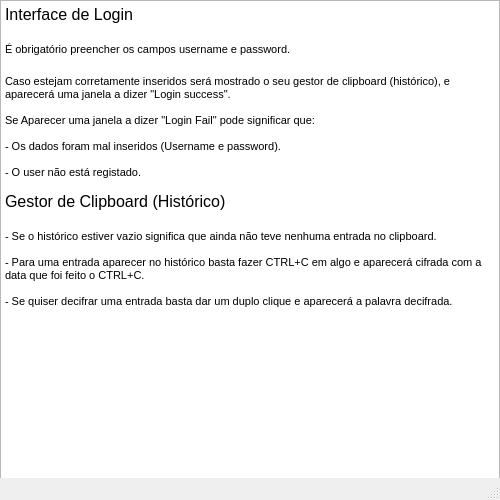
<?xml version="1.0" encoding="UTF-8"?>
<ui version="4.0">
 <class>MainWindow</class>
 <widget class="QMainWindow" name="MainWindow">
  <property name="geometry">
   <rect>
    <x>0</x>
    <y>0</y>
    <width>500</width>
    <height>500</height>
   </rect>
  </property>
  <property name="windowTitle">
   <string>MainWindow</string>
  </property>
  <widget class="QWidget" name="centralwidget">
   <widget class="QTextBrowser" name="textBrowser">
    <property name="geometry">
     <rect>
      <x>0</x>
      <y>0</y>
      <width>500</width>
      <height>500</height>
     </rect>
    </property>
    <property name="html">
     <string>&lt;!DOCTYPE HTML PUBLIC &quot;-//W3C//DTD HTML 4.0//EN&quot; &quot;http://www.w3.org/TR/REC-html40/strict.dtd&quot;&gt;
&lt;html&gt;&lt;head&gt;&lt;meta name=&quot;qrichtext&quot; content=&quot;1&quot; /&gt;&lt;style type=&quot;text/css&quot;&gt;
p, li { white-space: pre-wrap; }
&lt;/style&gt;&lt;/head&gt;&lt;body style=&quot; font-family:'MS Shell Dlg 2'; font-size:8.25pt; font-weight:400; font-style:normal;&quot;&gt;
&lt;p style=&quot; margin-top:0px; margin-bottom:0px; margin-left:0px; margin-right:0px; -qt-block-indent:0; text-indent:0px;&quot;&gt;&lt;span style=&quot; font-size:12pt;&quot;&gt;Interface de Login&lt;/span&gt;&lt;/p&gt;
&lt;p style=&quot;-qt-paragraph-type:empty; margin-top:0px; margin-bottom:0px; margin-left:0px; margin-right:0px; -qt-block-indent:0; text-indent:0px; font-size:12pt;&quot;&gt;&lt;br /&gt;&lt;/p&gt;
&lt;p style=&quot; margin-top:0px; margin-bottom:0px; margin-left:0px; margin-right:0px; -qt-block-indent:0; text-indent:0px;&quot;&gt;&lt;span style=&quot; font-size:8pt;&quot;&gt;É obrigatório preencher os campos username e password.&lt;/span&gt;&lt;/p&gt;
&lt;p style=&quot;-qt-paragraph-type:empty; margin-top:0px; margin-bottom:0px; margin-left:0px; margin-right:0px; -qt-block-indent:0; text-indent:0px; font-size:12pt;&quot;&gt;&lt;br /&gt;&lt;/p&gt;
&lt;p style=&quot; margin-top:0px; margin-bottom:0px; margin-left:0px; margin-right:0px; -qt-block-indent:0; text-indent:0px;&quot;&gt;&lt;span style=&quot; font-size:8pt;&quot;&gt;Caso estejam corretamente inseridos será mostrado o seu gestor de clipboard (histórico), e aparecerá uma janela a dizer &amp;quot;Login success&amp;quot;.&lt;/span&gt;&lt;/p&gt;
&lt;p style=&quot;-qt-paragraph-type:empty; margin-top:0px; margin-bottom:0px; margin-left:0px; margin-right:0px; -qt-block-indent:0; text-indent:0px; font-size:8pt;&quot;&gt;&lt;br /&gt;&lt;/p&gt;
&lt;p style=&quot; margin-top:0px; margin-bottom:0px; margin-left:0px; margin-right:0px; -qt-block-indent:0; text-indent:0px;&quot;&gt;&lt;span style=&quot; font-size:8pt;&quot;&gt;Se Aparecer uma janela a dizer &amp;quot;Login Fail&amp;quot; pode significar que:&lt;/span&gt;&lt;/p&gt;
&lt;p style=&quot;-qt-paragraph-type:empty; margin-top:0px; margin-bottom:0px; margin-left:0px; margin-right:0px; -qt-block-indent:0; text-indent:0px; font-size:8pt;&quot;&gt;&lt;br /&gt;&lt;/p&gt;
&lt;p style=&quot; margin-top:0px; margin-bottom:0px; margin-left:0px; margin-right:0px; -qt-block-indent:0; text-indent:0px;&quot;&gt;&lt;span style=&quot; font-size:8pt;&quot;&gt;- Os dados foram mal inseridos (Username e password).&lt;/span&gt;&lt;/p&gt;
&lt;p style=&quot;-qt-paragraph-type:empty; margin-top:0px; margin-bottom:0px; margin-left:0px; margin-right:0px; -qt-block-indent:0; text-indent:0px; font-size:8pt;&quot;&gt;&lt;br /&gt;&lt;/p&gt;
&lt;p style=&quot; margin-top:0px; margin-bottom:0px; margin-left:0px; margin-right:0px; -qt-block-indent:0; text-indent:0px;&quot;&gt;&lt;span style=&quot; font-size:8pt;&quot;&gt;- O user não está registado.&lt;/span&gt;&lt;/p&gt;
&lt;p style=&quot;-qt-paragraph-type:empty; margin-top:0px; margin-bottom:0px; margin-left:0px; margin-right:0px; -qt-block-indent:0; text-indent:0px; font-size:8pt;&quot;&gt;&lt;br /&gt;&lt;/p&gt;
&lt;p style=&quot; margin-top:0px; margin-bottom:0px; margin-left:0px; margin-right:0px; -qt-block-indent:0; text-indent:0px;&quot;&gt;&lt;span style=&quot; font-size:12pt;&quot;&gt;Gestor de Clipboard (Histórico)&lt;/span&gt;&lt;/p&gt;
&lt;p style=&quot;-qt-paragraph-type:empty; margin-top:0px; margin-bottom:0px; margin-left:0px; margin-right:0px; -qt-block-indent:0; text-indent:0px; font-size:12pt;&quot;&gt;&lt;br /&gt;&lt;/p&gt;
&lt;p style=&quot; margin-top:0px; margin-bottom:0px; margin-left:0px; margin-right:0px; -qt-block-indent:0; text-indent:0px;&quot;&gt;&lt;span style=&quot; font-size:8pt;&quot;&gt;- Se o histórico estiver vazio significa que ainda não teve nenhuma entrada no clipboard.&lt;/span&gt;&lt;/p&gt;
&lt;p style=&quot;-qt-paragraph-type:empty; margin-top:0px; margin-bottom:0px; margin-left:0px; margin-right:0px; -qt-block-indent:0; text-indent:0px; font-size:8pt;&quot;&gt;&lt;br /&gt;&lt;/p&gt;
&lt;p style=&quot; margin-top:0px; margin-bottom:0px; margin-left:0px; margin-right:0px; -qt-block-indent:0; text-indent:0px;&quot;&gt;&lt;span style=&quot; font-size:8pt;&quot;&gt;- Para uma entrada aparecer no histórico basta fazer CTRL+C em algo e aparecerá cifrada com a data que foi feito o CTRL+C.&lt;/span&gt;&lt;/p&gt;
&lt;p style=&quot;-qt-paragraph-type:empty; margin-top:0px; margin-bottom:0px; margin-left:0px; margin-right:0px; -qt-block-indent:0; text-indent:0px; font-size:8pt;&quot;&gt;&lt;br /&gt;&lt;/p&gt;
&lt;p style=&quot; margin-top:0px; margin-bottom:0px; margin-left:0px; margin-right:0px; -qt-block-indent:0; text-indent:0px;&quot;&gt;&lt;span style=&quot; font-size:8pt;&quot;&gt;- Se quiser decifrar uma entrada basta dar um duplo clique e aparecerá a palavra decifrada.&lt;/span&gt;&lt;/p&gt;
&lt;p style=&quot;-qt-paragraph-type:empty; margin-top:0px; margin-bottom:0px; margin-left:0px; margin-right:0px; -qt-block-indent:0; text-indent:0px; font-size:8pt;&quot;&gt;&lt;br /&gt;&lt;/p&gt;
&lt;p style=&quot;-qt-paragraph-type:empty; margin-top:0px; margin-bottom:0px; margin-left:0px; margin-right:0px; -qt-block-indent:0; text-indent:0px;&quot;&gt;&lt;br /&gt;&lt;/p&gt;
&lt;p style=&quot;-qt-paragraph-type:empty; margin-top:0px; margin-bottom:0px; margin-left:0px; margin-right:0px; -qt-block-indent:0; text-indent:0px; font-size:8pt;&quot;&gt;&lt;br /&gt;&lt;/p&gt;&lt;/body&gt;&lt;/html&gt;</string>
    </property>
   </widget>
  </widget>
  <widget class="QMenuBar" name="menubar">
   <property name="geometry">
    <rect>
     <x>0</x>
     <y>0</y>
     <width>500</width>
     <height>21</height>
    </rect>
   </property>
  </widget>
  <widget class="QStatusBar" name="statusbar"/>
 </widget>
 <resources/>
 <connections/>
</ui>
